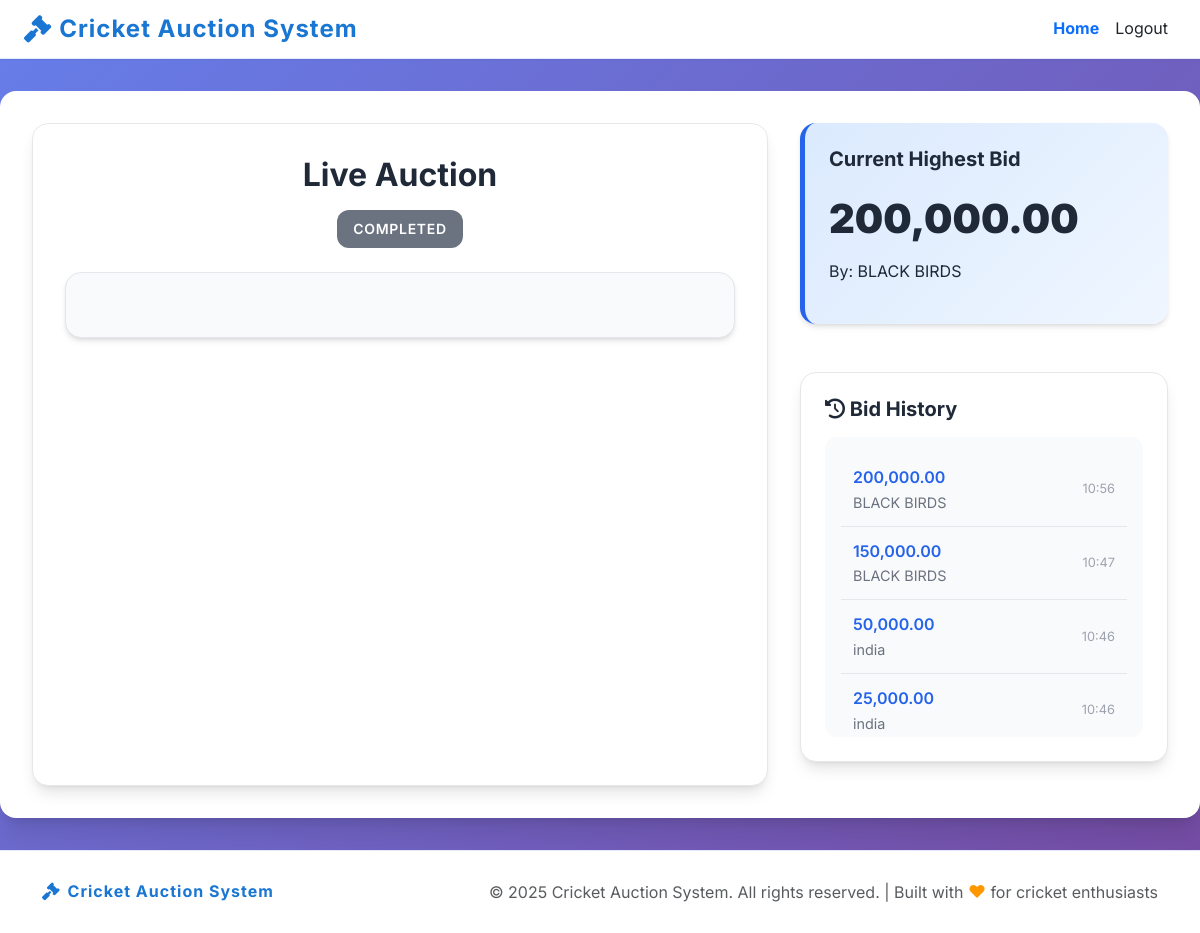
The app's page /auction_realtime.php (signed in) with its own data.
### tables this page shows
CREATE TABLE `auction` (
  `id` int(11) NOT NULL,
  `name` varchar(100) NOT NULL,
  `status` enum('Upcoming','Live','Completed','Paused') DEFAULT 'Upcoming',
  `start_time` datetime DEFAULT NULL,
  `end_time` datetime DEFAULT NULL,
  `current_player_id` int(11) DEFAULT NULL,
  `current_player_end_time` datetime DEFAULT NULL,
  `min_bid_increment` decimal(10,2) NOT NULL DEFAULT 10000.00,
  `timer_seconds` int(11) NOT NULL DEFAULT 30,
  `created_at` timestamp NOT NULL DEFAULT current_timestamp()
);

CREATE TABLE `bids` (
  `id` int(11) NOT NULL,
  `player_id` int(11) NOT NULL,
  `team_id` int(11) NOT NULL,
  `amount` decimal(10,2) NOT NULL,
  `bid_time` timestamp NOT NULL DEFAULT current_timestamp()
);

CREATE TABLE `teams` (
  `id` int(11) NOT NULL,
  `name` varchar(100) NOT NULL,
  `logo` varchar(255) DEFAULT NULL,
  `budget` decimal(10,2) NOT NULL,
  `remaining_budget` decimal(10,2) NOT NULL,
  `max_players` int(11) NOT NULL DEFAULT 25,
  `created_at` timestamp NOT NULL DEFAULT current_timestamp(),
  `role` text NOT NULL DEFAULT 'team'
);

### config/functions.php (called while the page is built, shortened)
<?php
require_once 'database.php';
function getAuction() {
    global $pdo;
    $stmt = $pdo->query("SELECT * FROM auction ORDER BY id DESC LIMIT 1");
    return $stmt->fetch(PDO::FETCH_ASSOC);
}
function getCurrentPlayer() {
    global $pdo;
    $auction = getAuction();
    $stmt = $pdo->prepare("SELECT * FROM players WHERE id = ?");
    $stmt->execute([$auction['current_player_id']]);
    $player = $stmt->fetch(PDO::FETCH_ASSOC);
    return $player ?: null;
}
function getHighestBid($playerId) {
    global $pdo;
    $stmt = $pdo->prepare("SELECT b.*, t.name AS team_name FROM bids b
                          JOIN teams t ON b.team_id = t.id
                          WHERE b.player_id = ?
                          ORDER BY b.amount DESC LIMIT 1");
    $stmt->execute([$playerId]);
    return $stmt->fetch(PDO::FETCH_ASSOC);
}
function getPlayerBids($playerId) {
    global $pdo;
    $stmt = $pdo->prepare("SELECT b.amount, DATE_FORMAT(b.bid_time, '%H:%i') AS bid_time, t.name AS team_name FROM bids b JOIN teams t ON b.team_id = t.id WHERE b.player_id = ? ORDER BY b.bid_time ASC");
    $stmt->execute([$playerId]);
    return $stmt->fetchAll(PDO::FETCH_ASSOC);
}
?>

### auction_realtime.php (the view, shortened to what this page needs)
<?php
require_once 'config/database.php';
require_once 'config/functions.php';
$auction = getAuction();
$currentPlayer = getCurrentPlayer();
$highestBid = $currentPlayer ? getHighestBid($currentPlayer['id']) : null;
$allBids = $currentPlayer ? getPlayerBids($currentPlayer['id']) : [];
?>
<!DOCTYPE html>
<html lang="en">
<head>
    <link rel="stylesheet" href="https://cdn.jsdelivr.net/npm/bootstrap@5.3.0/dist/css/bootstrap.min.css">
    <link rel="stylesheet" href="https://cdnjs.cloudflare.com/ajax/libs/font-awesome/6.4.0/css/all.min.css">
    <link rel="stylesheet" href="assets/css/style.css">
</head>
<body>
    <header style="background:#fff; border-bottom:1px solid #e3eafc;">
        <div class="container-fluid px-4">
            <div class="d-flex flex-wrap align-items-center justify-content-between py-2">
                <div class="d-flex align-items-center gap-2">
                    <i class="fas fa-gavel" style="color:#1976d2;font-size:1.7rem;"></i>
                    <span class="fs-4 fw-bold" style="color:#1976d2;letter-spacing:1px;">Cricket Auction System</span>
                </div>
                <nav>
                    <ul class="nav">
                        <li class="nav-item">
                            <a class="nav-link px-2 text-primary fw-bold" href="index.php">Home</a>
                        </li>
                        <li class="nav-item">
                            <a class="nav-link px-2 text-dark" href="logout.php">Logout</a>
                        </li>
                    </ul>
                </nav>
            </div>
        </div>
    </header>
    <div class="main-container">
        <div class="auction-container">
            <div class="auction-main">
                <div class="text-center mb-4">
                    <h2>Live Auction</h2>
                    <?php if ($auction && isset($auction['status'])): ?>
                    <div class="status-badge status-<?php echo strtolower($auction['status']); ?>">
                        <?php echo $auction['status']; ?>
                    </div>
                    <?php else: ?>
                    <div class="status-badge status-upcoming">
                        No Auction
                    </div>
                    <?php endif; ?>
                </div>
                <?php if ($currentPlayer): ?>
                <div class="player-card">
                </div>
            </div>
            <div class="auction-sidebar">
                <div class="current-bid">
                    <h4>Current Highest Bid</h4>
                    <?php if ($highestBid): ?>
                    <div class="bid-amount"><?php echo number_format($highestBid['amount'], 2); ?></div>
                    <p>By: <?php echo htmlspecialchars($highestBid['team_name']); ?></p>
                    <?php else: ?>
                    <div class="bid-amount">No Bids Yet</div>
                    <p>Be the first to bid!</p>
                    <?php endif; ?>
                </div>
                <?php endif; ?>
                <?php if ($currentPlayer): ?>
                <div class="bid-panel">
                    <h4><i class="fas fa-history"></i> Bid History</h4>
                    <div class="bid-history">
                        <?php foreach (array_reverse($allBids) as $bid): ?>
                        <div class="bid-item">
                            <div>
                                <div class="amount"><?php echo number_format($bid['amount'], 2); ?></div>
                                <div class="team"><?php echo htmlspecialchars($bid['team_name']); ?></div>
                            </div>
                            <div class="time"><?php echo date('H:i', strtotime($bid['bid_time'])); ?></div>
                        </div>
                        <?php endforeach; ?>
                    </div>
                </div>
                <?php endif; ?>
            </div>
        </div>
    </div>
    <?php include 'includes/footer.php'; ?>
</body>

### assets/css/style.css (style rules this page uses)
.auction-sidebar { min-width: 320px; max-width: 380px; }
.team-panel, .teams-panel, .bid-panel { border-radius: 16px; margin-bottom: 1.5rem; }
:root { --primary-color: #2563eb; --primary-dark: #1d4ed8; --secondary-color: #10b981; --accent-color: #f59e0b; --danger-color: #ef4444; --warning-color: #f59e0b; --success-color: #10b981; --info-color: #3b82f6; --text-primary: #1f2937; --text-secondary: #6b7280; --text-light: #9ca3af; --bg-primary: #ffffff; --bg-secondary: #f9fafb; --bg-tertiary: #f3f4f6; --bg-dark: #111827; --border-color: #e5e7eb; --border-light: #f3f4f6; --shadow-sm: 0 1px 2px 0 rgb(0 0 0 / 0.05); --shadow-md: 0 4px 6px -1px rgb(0 0 0 / 0.1), 0 2px 4px -2px rgb(0 0 0 / 0.1); --shadow-lg: 0 10px 15px -3px rgb(0 0 0 / 0.1), 0 4px 6px -4px rgb(0 0 0 / 0.1); --shadow-xl: 0 20px 25px -5px rgb(0 0 0 / 0.1), 0 8px 10px -6px rgb(0 0 0 / 0.1); --radius-sm: 0.375rem; --radius-md: 0.5rem; --radius-lg: 0.75rem; --radius-xl: 1rem; --transition: all 0.3s cubic-bezier(0.4, 0, 0.2, 1); }
* { margin: 0; padding: 0; box-sizing: border-box; }
body { font-family: 'Inter', -apple-system, BlinkMacSystemFont, 'Segoe UI', Roboto, sans-serif; background: linear-gradient(135deg, #667eea 0%, #764ba2 100%); min-height: 100vh; color: var(--text-primary); line-height: 1.6; }
h1, h2, h3, h4, h5, h6 { font-weight: 700; line-height: 1.2; margin-bottom: 1rem; }
h2 { font-size: 2rem; }
h4 { font-size: 1.25rem; }
header { background: rgba(255, 255, 255, 0.95); backdrop-filter: blur(10px); border-bottom: 1px solid var(--border-color); position: sticky; top: 0; z-index: 1000; box-shadow: var(--shadow-sm); }
.main-container { background: var(--bg-primary); border-radius: var(--radius-xl); box-shadow: var(--shadow-xl); margin: 2rem auto; overflow: hidden; max-width: 1400px; }
.auction-container { display: grid; grid-template-columns: 2fr 1fr; gap: 2rem; padding: 2rem; }
.auction-main { background: var(--bg-primary); border-radius: var(--radius-xl); padding: 2rem; box-shadow: var(--shadow-lg); border: 1px solid var(--border-color); }
.auction-sidebar { display: flex; flex-direction: column; gap: 1.5rem; }
.player-card { background: var(--bg-secondary); border-radius: var(--radius-xl); padding: 2rem; margin-bottom: 1.5rem; box-shadow: var(--shadow-md); border: 1px solid var(--border-color); text-align: center; }
.current-bid { background: linear-gradient(135deg, #dbeafe, #eff6ff); border-radius: var(--radius-xl); padding: 1.5rem; margin-bottom: 1.5rem; border-left: 5px solid var(--primary-color); box-shadow: var(--shadow-md); }
.bid-amount { font-size: 2.5rem; font-weight: 900; color: var(--text-primary); margin-bottom: 0.5rem; }
.bid-history { max-height: 300px; overflow-y: auto; background: var(--bg-secondary); border-radius: var(--radius-lg); padding: 1rem; }
.bid-item { padding: 0.75rem; border-bottom: 1px solid var(--border-color); display: flex; justify-content: space-between; align-items: center; }
.bid-item .amount { font-weight: 600; color: var(--primary-color); }
.bid-item .team { color: var(--text-secondary); font-size: 0.9rem; }
.bid-item .time { color: var(--text-light); font-size: 0.8rem; }
.team-panel, .bid-panel, .teams-panel { background: var(--bg-primary); border-radius: var(--radius-xl); padding: 1.5rem; box-shadow: var(--shadow-lg); border: 1px solid var(--border-color); }
.status-badge { display: inline-block; padding: 0.5rem 1rem; border-radius: var(--radius-lg); font-weight: 600; font-size: 0.875rem; text-transform: uppercase; letter-spacing: 0.05em; }
.status-completed { background: linear-gradient(135deg, var(--text-secondary), #6b7280); color: white; }
header nav { display: inline-block !important; }

### records on screen
auction: status "COMPLETED"
bids: amount "200,000.00", team.name "BLACK BIRDS", bid_time "10:56"
bids: amount "150,000.00", team.name "BLACK BIRDS", bid_time "10:47"
bids: amount "50,000.00", team.name "india", bid_time "10:46"
bids: amount "25,000.00", team.name "india", bid_time "10:46"
